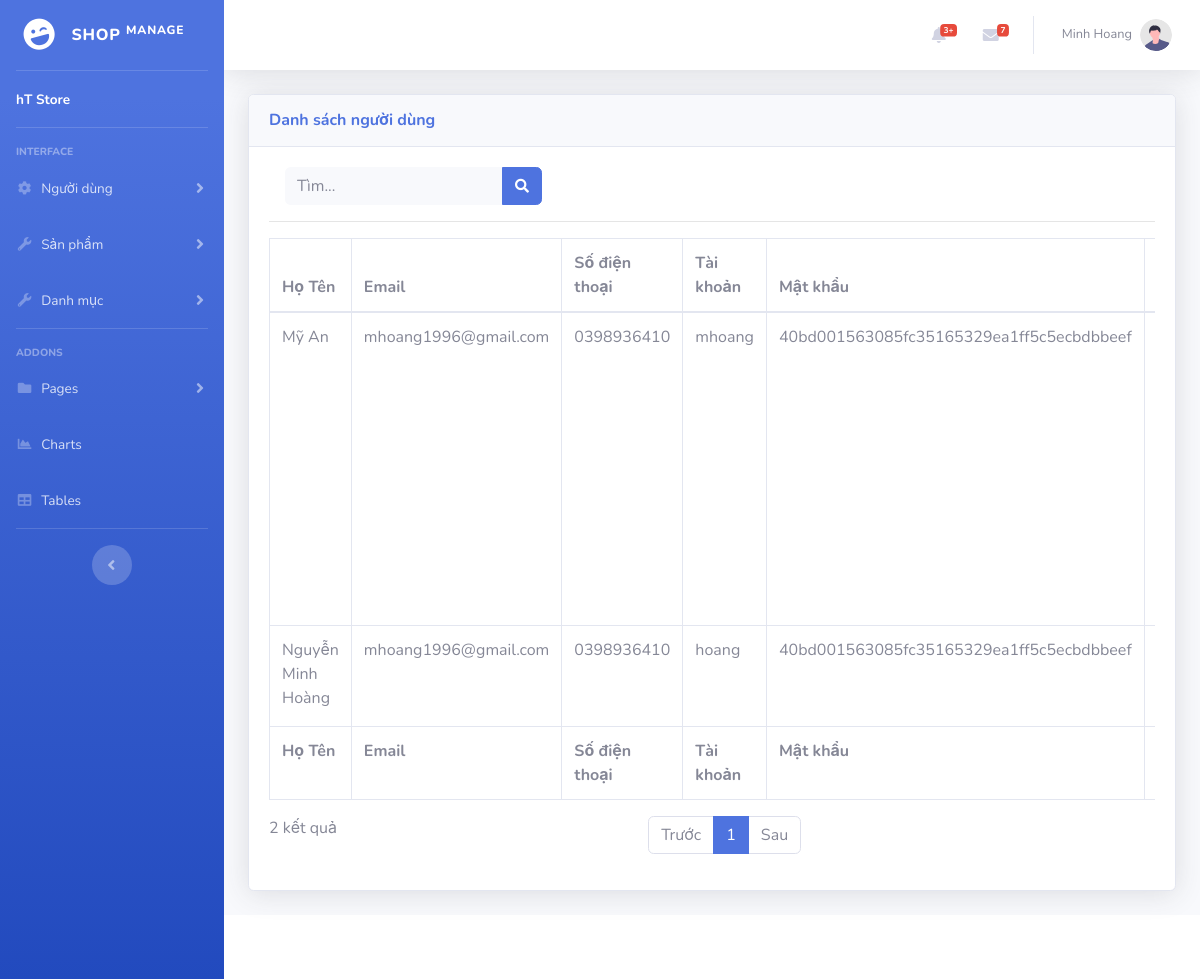
Page /admin/user/ (signed in) on the committed database.
### tables this page shows
CREATE TABLE `tbl_user` (
  `Id` int(11) NOT NULL,
  `Name` text DEFAULT NULL,
  `Email` text DEFAULT NULL,
  `Phone` text DEFAULT NULL,
  `Account` text DEFAULT NULL,
  `Password` text DEFAULT NULL,
  `Address` text DEFAULT NULL,
  `Ward` text DEFAULT NULL,
  `District` text DEFAULT NULL,
  `Province` text DEFAULT NULL
);

### app/Controllers/admin/UserController.php (called while the page is built, shortened)
<?php
class UserController extends Controller
{
    public function index()
    {
        $this->View();
    }
}

### app/ViewModels/UserVM.php (called while the page is built, shortened)
<?php
class UserVM extends Model
{
    function __construct($user = null)
    {
        if (!is_array($user)) {
            $id = $user;
            $user = $this->GetUserById($id);
        }
        $this->Name = isset($user["Name"]) ? $user["Name"] : null;
        $this->Email = isset($user["Email"]) ? $user["Email"] : null;
        $this->Phone = isset($user["Phone"]) ? $user["Phone"] : null;
        $this->Account = isset($user["Account"]) ? $user["Account"] : null;
        $this->Password = isset($user["Password"]) ? $user["Password"] : null;
    }
    function GetPaging($params, $pageIndex, $pageNumber, &$totalRows)
    {
        $keyword = $params["keyword"] ?? "";
        if (!empty($keyword)) {
            $where = $this->WhereLike("Id", $keyword);
            $where .= $this->WhereOr($this->WhereLike("Name", $keyword));
            $where .= $this->WhereOr($this->WhereLike("Email", $keyword));
            $where .= $this->WhereOr($this->WhereLike("Address", $keyword));
            $where .= $this->WhereOr($this->WhereLike("Phone", $keyword));
        } else {
            $where = "1=1";
        }
        return $this->QueryPaging(UserVM::tableName, $where, $pageIndex, $pageNumber, $totalRows);
    }
    function GetUserById($id)
    {
        return $this->SELECTROW(UserVM::tableName, $this->WhereEq("Id", $id));
    }
}

### core/Database.php (called while the page is built, shortened)
<?php
class Database
{
    public static $DbConnect;
    function __construct()
    {
        global $db_config;
        try {
            self::$DbConnect = new mysqli($db_config['host'], $db_config['user'], isset($db_config['pass']) ? $db_config['pass'] : '', $db_config['db']);
        } catch (Exception $exception) {
            $mess = $exception->getMessage();
            $data['mess'] = $mess;
            App::$app->loadError('database', $data);
            die();
        }
    }
    function QueryPaging($tableName, $where, $pageIndex, $pageNumber, &$totalRows, $colums = null)
    {
        $select = "*";
        $sql = "SELECT {$select} FROM `{$tableName}` WHERE {$where}";
        $result = self::$DbConnect->query($sql);
        $start = ($pageIndex - 1) * $pageNumber;
        $sql = $sql . " limit {$start},{$pageNumber}";
        return self::$DbConnect->query($sql);
    }
    public function WhereEq($columname, $value)
    {
        return " `{$columname}` = '{$value}' ";
    }
    function SELECTROW($tableName = null, $where)
    {
        $sql = "SELECT * FROM `{$tableName}` WHERE {$where}";
        $result = self::$DbConnect->query($sql);
        return null;
    }
}

### app/Views/admin/user/index.php (the view, shortened to what this page needs)
<?php
$model = new UserVM();
$totalRow = 0;
$indexPage = isset($_GET["page"]) ? intval($_GET["page"]) : 1;
$pageNumber = isset($_GET["number"]) ? intval($_GET["number"]) : 10;
$keyword = isset($_GET["keyword"]) ? $_GET["keyword"] : "";
$data = $model->GetPaging(["keyword" => $keyword], $indexPage, $pageNumber, $totalRow);
?>
<div class="card shadow mb-4">
    <div class="card-header py-3">
        <h6 class="m-0 font-weight-bold text-primary">Danh sách người dùng</h6>
    </div>
    <div class="card-body">
        <form method="get" action="/admin/client/index/" class="d-sm-inline-block form-inline mr-auto ml-md-3 my-2 my-md-0 mw-100 navbar-search">
            <div class="input-group">
                <input name="keyword" type="text" class="form-control bg-light border-0 small" placeholder="Tìm..." value="<?php echo isset($keyword) ? $keyword : ""; ?>" aria-label="Search" aria-describedby="basic-addon2">
                <div class="input-group-append">
                    <button class="btn btn-primary" type="submit">
                        <i class="fas fa-search fa-sm"></i>
                    </button>
                </div>
            </div>
        </form>
        <hr>
        <div class="table-responsive">
            <table class="table table-bordered" id="dataTable" width="100%" cellspacing="0">
                <thead>
                    <tr>
                        <th>Họ Tên</th>
                        <th>Email</th>
                        <th>Số điện thoại</th>
                        <th>Tài khoản</th>
                        <th>Mật khẩu</th>
                        <th>Địa chỉ</th>
                    </tr>
                </thead>
                <tfoot>
                    <tr>
                        <th>Họ Tên</th>
                        <th>Email</th>
                        <th>Số điện thoại</th>
                        <th>Tài khoản</th>
                        <th>Mật khẩu</th>
                        <th>Địa chỉ</th>
                    </tr>
                </tfoot>
                <tbody>
                    <?php
                    if (!empty($data)) {
                        while ($row = $data->fetch_array()) {
                            $_item = new UserVM($row);
                    ?>
                            <tr>
                                <td>
                                    <?php echo $_item->Name; ?>
                                </td>
                                <td>
                                    <?php echo $_item->Email; ?>
                                </td>
                                <td>
                                    <?php echo $_item->Phone; ?>
                                </td>
                                <td>
                                    <?php echo $_item->Account; ?>
                                </td>
                                <td style="width: 100px;">
                                    <?php echo $_item->Password; ?>
                                </td>
                                <td>
                                </td>
                            </tr>
                    <?php
                        }
                    }
                    ?>
                </tbody>
            </table>
        </div>
    </div>
</div>

### rows in the picture
tbl_user: Name "Mỹ An", Email "mhoang1996@gmail.com", Phone "0398936410", Account "mhoang", Password "40bd001563085fc35165329ea1ff5c5ecbdbbeef"
tbl_user: Name "Nguyễn Minh Hoàng", Email "mhoang1996@gmail.com", Phone "0398936410", Account "hoang", Password "40bd001563085fc35165329ea1ff5c5ecbdbbeef"

### other values in the picture
$_SESSION["admin"]["Name"] "Minh Hoang"
$totalRow "2"
